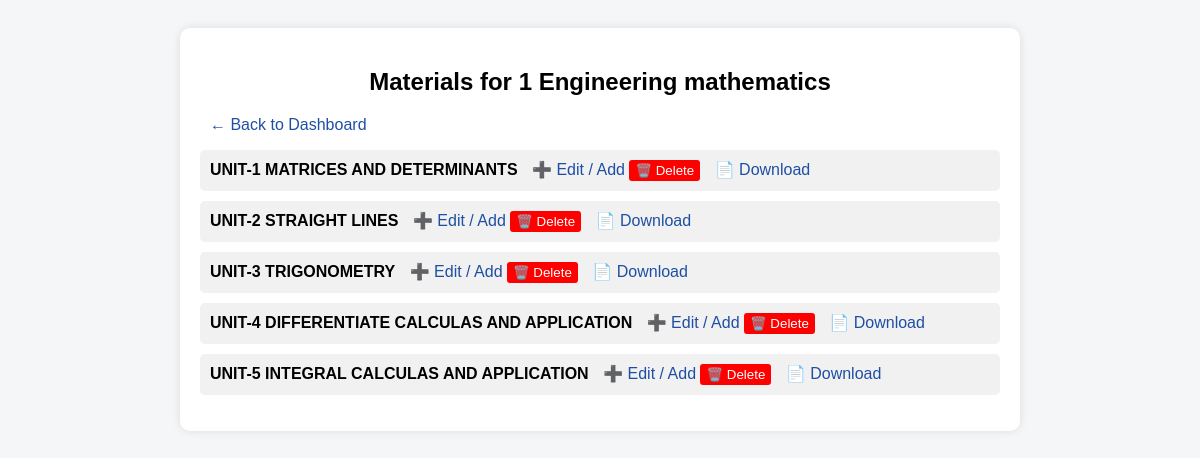
The page /admin/subject/1/materials (signed in) on the database its author committed.
### models.py (models this page shows)
class Subject(db.Model):
    __tablename__ = 'subject'
    id = db.Column(db.Integer, primary_key=True)
    name = db.Column(db.String(100), nullable=False)
    branch_id = db.Column(db.Integer, db.ForeignKey('branch.id'), nullable=False)

class DCETMaterial(db.Model):
    id = db.Column(db.Integer, primary_key=True)
    subject_id = db.Column(db.Integer, db.ForeignKey('subject.id'), nullable=False)
    title = db.Column(db.String(200), nullable=False)
    question = db.Column(db.Text, nullable=False)
    answer = db.Column(db.Text, nullable=True)
    qp_file = db.Column(db.String(200), nullable=True)

### routes/admin_routes.py (the view)
@admin.route('/subject/<int:subject_id>/materials')
def admin_subject_materials(subject_id):
    if 'admin_id' not in session:
        return redirect('/login')
    subject = Subject.query.get_or_404(subject_id)
    materials = DCETMaterial.query.filter_by(subject_id=subject_id).all()
    return render_template('admin_subject_materials.html',
                           subject=subject,
                           materials=materials)

### app.py (called while the page is built)
@app.after_request
def add_header(response):
    response.headers["Cache-Control"] = "no-cache, no-store, must-revalidate"
    response.headers["Pragma"] = "no-cache"
    response.headers["Expires"] = "0"
    return response

### templates/admin_subject_materials.html (shortened to what this page needs)
<!DOCTYPE html>
<html>
<head>
</head>
<body>
    <div class="container">
        <h2>Materials for {{ subject.name }}</h2>
     <a href="/admin/dashboard" class="back-btn">← Back to Dashboard</a>
        <ul>
            {% if materials %}
                {% for material in materials %}
                    <li>
    <strong>{{ material.title }}</strong>
    <a href="/admin/add-dcet/{{ subject.id }}">➕ Edit / Add</a>
    <form action="/admin/delete-dcet/{{ material.id }}" method="POST" style="display:inline;">
        <button type="submit" style="background:red;color:white;border:none;padding:3px 6px;border-radius:3px;cursor:pointer;">🗑️ Delete</button>
    </form>
    {% if material.qp_file %}
        <a href="{{ url_for('static', filename=material.qp_file.split('static/')[-1]) }}" target="_blank">📄 Download</a>
    {% endif %}
</li>
                {% endfor %}
            {% else %}
                <li>No materials added yet.</li>
            {% endif %}
        </ul>
    </div>
</body>
</html>

### templates/admin_subject_materials.html (style rules this page uses)
body { font-family: Arial, sans-serif; background: #f4f6f8; padding: 20px; }
.container { background: #fff; padding: 20px; border-radius: 10px; box-shadow: 0 0 10px rgba(0,0,0,0.1); max-width: 800px; margin: auto; }
h2 { text-align: center; }
ul { list-style-type: none; padding: 0; }
li { margin: 10px 0; padding: 10px; background: #f1f1f1; border-radius: 5px; }
a { text-decoration: none; color: #1f4fa3; margin-left: 10px; }

### rows shown on the page
Subject: name "1 Engineering mathematics"
DCETMaterial: title "UNIT-1 MATRICES AND DETERMINANTS"
DCETMaterial: title "UNIT-2 STRAIGHT LINES"
DCETMaterial: title "UNIT-3 TRIGONOMETRY"
DCETMaterial: title "UNIT-4 DIFFERENTIATE CALCULAS AND APPLICATION"
DCETMaterial: title "UNIT-5 INTEGRAL CALCULAS AND APPLICATION"
